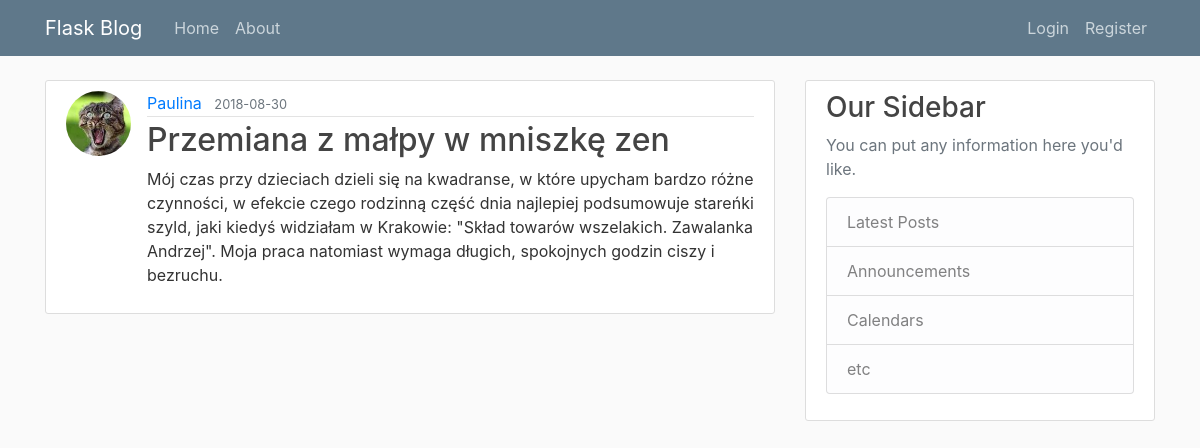
/post/1, run on the app's committed database.
### popierwsze/models.py (models this page shows, shortened)
class User(db.Model, UserMixin):    #userMixin pozwoli nam dziedziczyć funkcje tej klasy/logowanie
    id = db.Column(db.Integer, primary_key=True)
    username = db.Column(db.String(20), unique=True, nullable=False)
    email = db.Column(db.String(120), unique=True, nullable=False)
    image_file = db.Column(db.String(20), nullable=False, default='default.jpg')
    password = db.Column(db.String(60), nullable=False)
    post = db.relationship('Post', backref='author', lazy=True)  #backref - dodaje kolumnę do modułu Post - nazwaną "author"

class Post(db.Model):
    id = db.Column(db.Integer, primary_key=True)
    title = db.Column(db.String(100), nullable=False)
    date_posted = db.Column(db.DateTime, nullable=False, default=datetime.utcnow)
    content = db.Column(db.Text, nullable=False)
    user_id = db.Column(db.Integer, db.ForeignKey('user.id'), nullable=False) #user.id z małej bo to odniesienie do wiersza tabeli User a nie do całej klasy

### popierwsze/routes.py (the view)
@app.route('/post/<int:post_id>')   #zmienna typu int - w wierszu będzie widoczny numer-id posta
def post(post_id):
    post = Post.query.get_or_404(post_id)       #jeśli nie ma posta o tym id wywal 404error
    return render_template('post.html', title=post.title, post=post)

### popierwsze/templates/post.html (shortened to what this page needs)
{% extends "layout.html"%}
{% block content %}
    <article class="media content-section">
      <img class="rounded-circle article-img" src="{{ url_for('static', filename='profile_pics/' + post.author.image_file) }}">
      <div class="media-body">
        <div class="article-metadata">
          <a class="mr-2" href="#">{{ post.author.username }}</a>
          <small class="text-muted">{{ post.date_posted.strftime('%Y-%m-%d') }}</small>
        </div>
        <h2 class="article-title">{{ post.title }}</h2>
        <p class="article-content">{{ post.content }}</p>
      </div>
    </article>
{% endblock content %}

### popierwsze/static/main.css (style rules this page uses)
body { background: #fafafa; color: #333333; margin-top: 5rem; }
h1, h2, h3, h4, h5, h6 { color: #444444; }
.content-section { background: #ffffff; padding: 10px 20px; border: 1px solid #dddddd; border-radius: 3px; margin-bottom: 20px; }
.article-title { color: #444444; }
.article-content { white-space: pre-line; }
.article-img { height: 65px; width: 65px; margin-right: 16px; }
.article-metadata { padding-bottom: 1px; margin-bottom: 4px; border-bottom: 1px solid #e3e3e3 }

### data on the page
User: image_file (picture), author.username "Paulina"
Post: date_posted "2018-08-30", title "Przemiana z małpy w mniszkę zen", content "Mój czas przy dzieciach dzieli się na kwadranse, w które upycham bardzo różne czynności, w efekcie czego rodzinną część dnia najlepiej podsumowuje stareńki szyld, jaki kiedyś widziałam w Krakowie: \"Skład towarów wszelakich. Zawalanka Andrzej\". Moja praca natomiast wymaga długich, spokojnych godzin ciszy i bezruchu."
